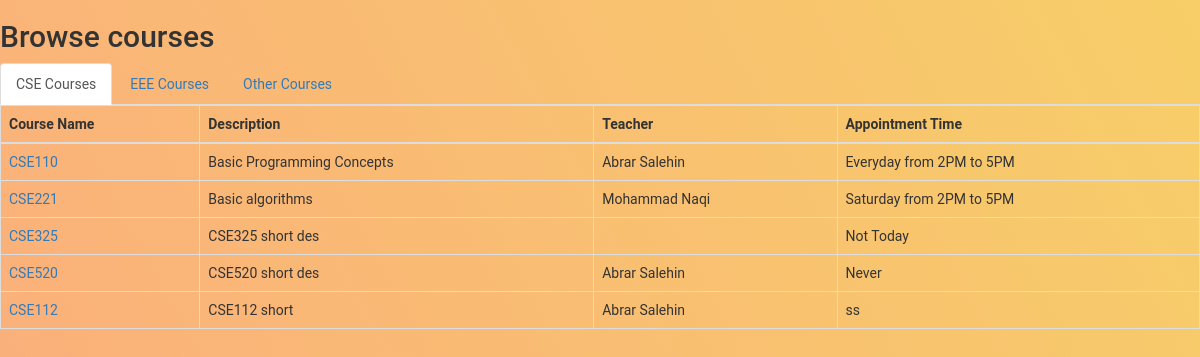
/browsev2.php, run on the app's committed database.
### tables this page shows
CREATE TABLE `course` (
  `id` int(6) UNSIGNED NOT NULL,
  `name` varchar(6) NOT NULL,
  `description` text NOT NULL,
  `teacher` varchar(100) NOT NULL,
  `coursetype` varchar(3) NOT NULL DEFAULT 'CSE',
  `appointment` varchar(100) NOT NULL,
  `user` varchar(50) NOT NULL,
  `longdes` varchar(1000) NOT NULL,
  `filelink` varchar(100) NOT NULL,
  `prereq` varchar(50) NOT NULL
);

### browsev2.php (the view, shortened to what this page needs)
<!DOCTYPE html>
<html lang="en">
<head>
  <link rel="stylesheet" href="https://maxcdn.bootstrapcdn.com/bootstrap/3.4.0/css/bootstrap.min.css">
  <link rel="stylesheet" href="style.css">
</head>
<body>
<h2>Browse courses</h2>
<div class="bs-docs-example">
    <ul id="myTab" class="nav nav-tabs">
        <li class="active"><a href="#cse" data-toggle="tab">CSE Courses</a>
        </li>
        <li><a href="#eee" data-toggle="tab">EEE Courses</a>
        </li>
        <li><a href="#other" data-toggle="tab">Other Courses</a>
        </li>
    </ul>
    <div id="myTabContent" class="tab-content">
        <div class="tab-pane fade in active" id="cse">
            <table class="table table-bordered">
                <thead>
                    <tr>
                        <th>Course Name</th>
                        <th>Description</th>
                        <th>Teacher</th>
                        <th>Appointment Time</th>
                    </tr>
                </thead>
                <tbody>
                <?php
$conn = mysqli_connect("localhost", "root", "", "testsite");
$sql = "SELECT name, description, teacher, coursetype, appointment FROM course";
$result = $conn->query($sql);
if ($result->num_rows > 0) {
while($row = mysqli_fetch_array($result)) {
    if($row["coursetype"] === "CSE"){
        $name = $row['name'];
        echo "<tr>";
        echo "<td>" . '<a href="classroomv2.php?course='.$name.'">'.$name.'</a>' . "</td>";
        echo "<td>" . $row['description'] . "</td>";
        echo "<td>" . $row['teacher'] . "</td>";
        echo "<td>" . $row['appointment'] . "</td>";
        echo "<tr>";
    }
}
echo "</table>";
} else { echo "0 results"; }
?>
        </div>
    </div>
</div>
</body>
</html>

### style.css (style rules this page uses)
body { background-color: #FBAB7E; background-image: linear-gradient(62deg, #FBAB7E 0%, #F7CE68 100%); height: 100%; margin: 0; background-repeat: no-repeat; background-attachment: fixed; font-family: 'Roboto', sans-serif; }
html { height: 100%; }

### data on the page
course: name "CSE110", description "Basic Programming Concepts", teacher "Abrar Salehin", appointment "Everyday from 2PM to 5PM"
course: name "CSE221", description "Basic algorithms", teacher "Mohammad Naqi", appointment "Saturday from 2PM to 5PM"
course: name "CSE325", description "CSE325 short des", appointment "Not Today"
course: name "CSE520", description "CSE520 short des", teacher "Abrar Salehin", appointment "Never"
course: name "CSE112", description "CSE112 short", teacher "Abrar Salehin", appointment "ss"
